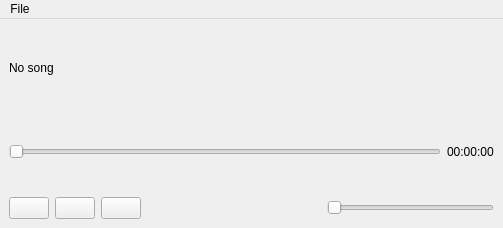
<?xml version="1.0" encoding="UTF-8"?>
<ui version="4.0">
 <class>MainWindow</class>
 <widget class="QMainWindow" name="MainWindow">
  <property name="geometry">
   <rect>
    <x>0</x>
    <y>0</y>
    <width>503</width>
    <height>228</height>
   </rect>
  </property>
  <property name="windowTitle">
   <string>MainWindow</string>
  </property>
  <widget class="QWidget" name="centralwidget">
   <layout class="QVBoxLayout" name="verticalLayout">
    <item>
     <widget class="QLabel" name="label">
      <property name="text">
       <string>No song</string>
      </property>
     </widget>
    </item>
    <item>
     <layout class="QHBoxLayout" name="horizontalLayout">
      <item>
       <widget class="QSlider" name="horizontalSlider">
        <property name="orientation">
         <enum>Qt::Horizontal</enum>
        </property>
       </widget>
      </item>
      <item>
       <widget class="QLabel" name="label_2">
        <property name="text">
         <string>00:00:00</string>
        </property>
       </widget>
      </item>
     </layout>
    </item>
    <item>
     <layout class="QHBoxLayout" name="horizontalLayout_2">
      <item>
       <widget class="QPushButton" name="pushButton">
        <property name="minimumSize">
         <size>
          <width>0</width>
          <height>0</height>
         </size>
        </property>
        <property name="text">
         <string/>
        </property>
        <property name="icon">
         <iconset resource="resources.qrc">
          <normaloff>:/icons/play.png</normaloff>:/icons/play.png</iconset>
        </property>
        <property name="checkable">
         <bool>false</bool>
        </property>
       </widget>
      </item>
      <item>
       <widget class="QPushButton" name="pushButton_2">
        <property name="text">
         <string/>
        </property>
        <property name="icon">
         <iconset resource="resources.qrc">
          <normaloff>:/icons/pause.png</normaloff>:/icons/pause.png</iconset>
        </property>
       </widget>
      </item>
      <item>
       <widget class="QPushButton" name="pushButton_3">
        <property name="text">
         <string/>
        </property>
        <property name="icon">
         <iconset resource="resources.qrc">
          <normaloff>:/icons/stop.png</normaloff>:/icons/stop.png</iconset>
        </property>
       </widget>
      </item>
      <item>
       <spacer name="horizontalSpacer">
        <property name="orientation">
         <enum>Qt::Horizontal</enum>
        </property>
        <property name="sizeHint" stdset="0">
         <size>
          <width>40</width>
          <height>20</height>
         </size>
        </property>
       </spacer>
      </item>
      <item>
       <widget class="QLabel" name="label_3">
        <property name="maximumSize">
         <size>
          <width>20</width>
          <height>20</height>
         </size>
        </property>
        <property name="baseSize">
         <size>
          <width>0</width>
          <height>0</height>
         </size>
        </property>
        <property name="text">
         <string/>
        </property>
        <property name="pixmap">
         <pixmap resource="resources.qrc">:/icons/volume.png</pixmap>
        </property>
        <property name="scaledContents">
         <bool>true</bool>
        </property>
        <property name="wordWrap">
         <bool>false</bool>
        </property>
       </widget>
      </item>
      <item>
       <widget class="QSlider" name="horizontalSlider_2">
        <property name="orientation">
         <enum>Qt::Horizontal</enum>
        </property>
       </widget>
      </item>
     </layout>
    </item>
   </layout>
  </widget>
  <widget class="QMenuBar" name="menubar">
   <property name="geometry">
    <rect>
     <x>0</x>
     <y>0</y>
     <width>503</width>
     <height>22</height>
    </rect>
   </property>
   <widget class="QMenu" name="menuFile">
    <property name="title">
     <string>File</string>
    </property>
   </widget>
   <addaction name="menuFile"/>
  </widget>
 </widget>
 <resources>
  <include location="resources.qrc"/>
 </resources>
 <connections/>
</ui>
